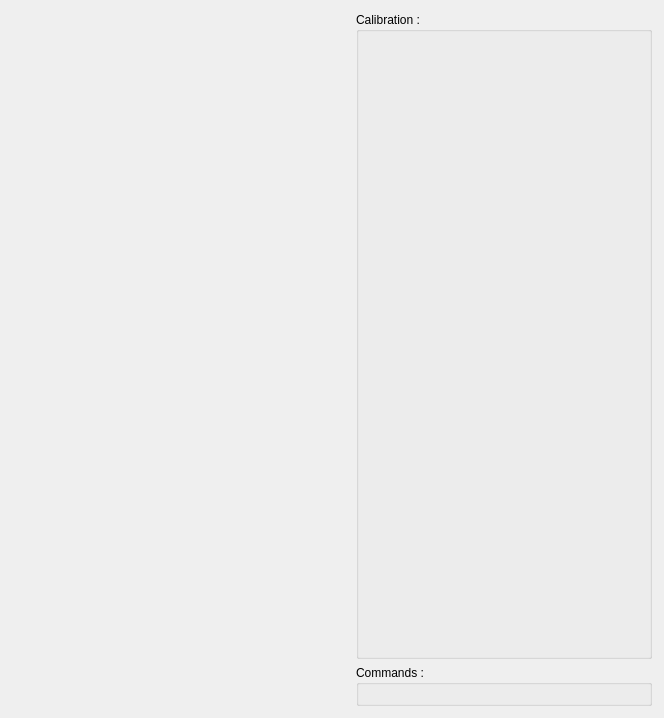
<?xml version="1.0" encoding="UTF-8"?>
<ui version="4.0">
 <class>NavigationView</class>
 <widget class="QWidget" name="NavigationView">
  <property name="geometry">
   <rect>
    <x>0</x>
    <y>0</y>
    <width>664</width>
    <height>718</height>
   </rect>
  </property>
  <property name="sizePolicy">
   <sizepolicy hsizetype="Preferred" vsizetype="Preferred">
    <horstretch>0</horstretch>
    <verstretch>0</verstretch>
   </sizepolicy>
  </property>
  <property name="windowTitle">
   <string>Form</string>
  </property>
  <layout class="QHBoxLayout" name="horizontalLayout">
   <property name="leftMargin">
    <number>12</number>
   </property>
   <property name="topMargin">
    <number>12</number>
   </property>
   <property name="rightMargin">
    <number>12</number>
   </property>
   <property name="bottomMargin">
    <number>12</number>
   </property>
   <item>
    <widget class="QWidget" name="m_Graphs" native="true">
     <property name="sizePolicy">
      <sizepolicy hsizetype="Preferred" vsizetype="Preferred">
       <horstretch>0</horstretch>
       <verstretch>0</verstretch>
      </sizepolicy>
     </property>
     <layout class="QGridLayout" name="gridLayout_2">
      <item row="0" column="0">
       <widget class="QCustomPlot" name="m_VelocityRate" native="true">
        <property name="sizePolicy">
         <sizepolicy hsizetype="MinimumExpanding" vsizetype="MinimumExpanding">
          <horstretch>0</horstretch>
          <verstretch>0</verstretch>
         </sizepolicy>
        </property>
        <property name="minimumSize">
         <size>
          <width>320</width>
          <height>240</height>
         </size>
        </property>
       </widget>
      </item>
      <item row="1" column="0">
       <widget class="QCustomPlot" name="m_RotationRate" native="true">
        <property name="sizePolicy">
         <sizepolicy hsizetype="MinimumExpanding" vsizetype="MinimumExpanding">
          <horstretch>0</horstretch>
          <verstretch>0</verstretch>
         </sizepolicy>
        </property>
        <property name="minimumSize">
         <size>
          <width>320</width>
          <height>240</height>
         </size>
        </property>
       </widget>
      </item>
     </layout>
    </widget>
   </item>
   <item>
    <layout class="QVBoxLayout" name="verticalLayout">
     <item>
      <widget class="QGroupBox" name="m_Parameters">
       <property name="sizePolicy">
        <sizepolicy hsizetype="MinimumExpanding" vsizetype="MinimumExpanding">
         <horstretch>0</horstretch>
         <verstretch>0</verstretch>
        </sizepolicy>
       </property>
       <property name="title">
        <string>Calibration :</string>
       </property>
       <layout class="QGridLayout" name="gridLayout">
        <item row="1" column="0">
         <spacer name="verticalSpacer">
          <property name="orientation">
           <enum>Qt::Vertical</enum>
          </property>
          <property name="sizeHint" stdset="0">
           <size>
            <width>20</width>
            <height>40</height>
           </size>
          </property>
         </spacer>
        </item>
       </layout>
      </widget>
     </item>
     <item>
      <widget class="QGroupBox" name="m_Commands">
       <property name="title">
        <string>Commands :</string>
       </property>
       <layout class="QVBoxLayout" name="verticalLayout_2"/>
      </widget>
     </item>
    </layout>
   </item>
  </layout>
 </widget>
 <customwidgets>
  <customwidget>
   <class>QCustomPlot</class>
   <extends>QWidget</extends>
   <header>qcustomplot.h</header>
   <container>1</container>
  </customwidget>
 </customwidgets>
 <resources/>
 <connections/>
</ui>
